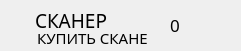
      <widget class="QGroupBox" name="buyScan_QGB">
       <property name="enabled">
        <bool>true</bool>
       </property>
       <property name="geometry">
        <rect>
         <x>20</x>
         <y>180</y>
         <width>241</width>
         <height>51</height>
        </rect>
       </property>
       <property name="styleSheet">
        <string notr="true">QLabel {
    qproperty-alignment: 'AlignCenter'; /* выравнивание текста по центру */
}
QGroupBox{
border-radius: 8px; /* радиус скругления */
}</string>
       </property>
       <property name="title">
        <string/>
       </property>
       <widget class="QLabel" name="easyDescr_QL_16">
        <property name="geometry">
         <rect>
          <x>35</x>
          <y>8</y>
          <width>81</width>
          <height>24</height>
         </rect>
        </property>
        <property name="font">
         <font>
          <family>Bahnschrift Light Condensed</family>
          <pointsize>14</pointsize>
          <italic>false</italic>
          <bold>false</bold>
          <stylestrategy>PreferDefault</stylestrategy>
          <kerning>true</kerning>
         </font>
        </property>
        <property name="text">
         <string>СКАНЕР</string>
        </property>
       </widget>
       <widget class="QLabel" name="easyTxt_QL_30">
        <property name="geometry">
         <rect>
          <x>37</x>
          <y>28</y>
          <width>111</width>
          <height>20</height>
         </rect>
        </property>
        <property name="font">
         <font>
          <family>Bahnschrift Light Condensed</family>
          <pointsize>11</pointsize>
          <italic>false</italic>
          <bold>false</bold>
          <stylestrategy>PreferDefault</stylestrategy>
          <kerning>true</kerning>
         </font>
        </property>
        <property name="text">
         <string>КУПИТЬ СКАНЕР</string>
        </property>
       </widget>
       <widget class="QLabel" name="scannerCost_QL">
        <property name="geometry">
         <rect>
          <x>170</x>
          <y>15</y>
          <width>16</width>
          <height>20</height>
         </rect>
        </property>
        <property name="font">
         <font>
          <family>Bahnschrift Light Condensed</family>
          <pointsize>13</pointsize>
          <italic>false</italic>
          <bold>false</bold>
          <stylestrategy>PreferDefault</stylestrategy>
          <kerning>true</kerning>
         </font>
        </property>
        <property name="text">
         <string>0</string>
        </property>
       </widget>
       <widget class="QLabel" name="icon_QL_41">
        <property name="geometry">
         <rect>
          <x>190</x>
          <y>15</y>
          <width>21</width>
          <height>21</height>
         </rect>
        </property>
        <property name="font">
         <font>
          <family>Bahnschrift Light Condensed</family>
          <pointsize>13</pointsize>
          <italic>false</italic>
          <bold>false</bold>
          <stylestrategy>PreferDefault</stylestrategy>
          <kerning>true</kerning>
         </font>
        </property>
        <property name="text">
         <string/>
        </property>
        <property name="pixmap">
         <pixmap resource="RAWDATA.qrc">:/RAWDATA/menu/moneyIcon.png</pixmap>
        </property>
        <property name="scaledContents">
         <bool>true</bool>
        </property>
       </widget>
       <widget class="QLabel" name="icon_QL_42">
        <property name="geometry">
         <rect>
          <x>10</x>
          <y>5</y>
          <width>41</width>
          <height>41</height>
         </rect>
        </property>
        <property name="font">
         <font>
          <family>Bahnschrift Light Condensed</family>
          <pointsize>13</pointsize>
          <italic>false</italic>
          <bold>false</bold>
          <stylestrategy>PreferDefault</stylestrategy>
          <kerning>true</kerning>
         </font>
        </property>
        <property name="text">
         <string/>
        </property>
        <property name="pixmap">
         <pixmap resource="RAWDATA.qrc">:/RAWDATA/menu/flagIcon.png</pixmap>
        </property>
        <property name="scaledContents">
         <bool>true</bool>
        </property>
       </widget>
       <widget class="QPushButton" name="buyScanner_QPB">
        <property name="geometry">
         <rect>
          <x>0</x>
          <y>0</y>
          <width>241</width>
          <height>51</height>
         </rect>
        </property>
        <property name="font">
         <font>
          <family>Bahnschrift Light Condensed</family>
          <pointsize>16</pointsize>
         </font>
        </property>
        <property name="styleSheet">
         <string notr="true">QPushButton {
    border: 0px; /* цвет рамки */
    border-radius: 15px; /* радиус скругления */
    padding: 5px 15px; /* внутренние отступы */
    background-color: qlineargradient(
        spread:pad, 
        x1:0, y1:0, x2:0, y2:1, 
        stop:0 rgba(67, 80, 133, 0.1), /* верхний цвет с прозрачностью 80% */
        stop:1 rgba(46, 54, 101, 0.1)  /* нижний цвет с прозрачностью 80% */
    ); /* градиент с прозрачностью */
    color: white; /* цвет текста */
}

QPushButton:hover {
    background-color: qlineargradient(
        spread:pad, 
        x1:0, y1:0, x2:0, y2:1, 
        stop:0 rgba(80, 96, 153, 0.2), /* верхний цвет с прозрачностью 80% */
        stop:1 rgba(58, 68, 111, 0.2)  /* нижний цвет с прозрачностью 80% */
    ); /* светлее градиент при наведении */
}

QPushButton:pressed {
    background-color: qlineargradient(
        spread:pad, 
        x1:0, y1:0, x2:0, y2:1, 
        stop:0 rgba(46, 54, 101, 0.2), /* верхний цвет с прозрачностью 80% */
        stop:1 rgba(31, 38, 73, 0.2)   /* нижний цвет с прозрачностью 80% */
    ); /* более тёмный градиент при нажатии */
}</string>
        </property>
        <property name="text">
         <string/>
        </property>
       </widget>
      </widget>
